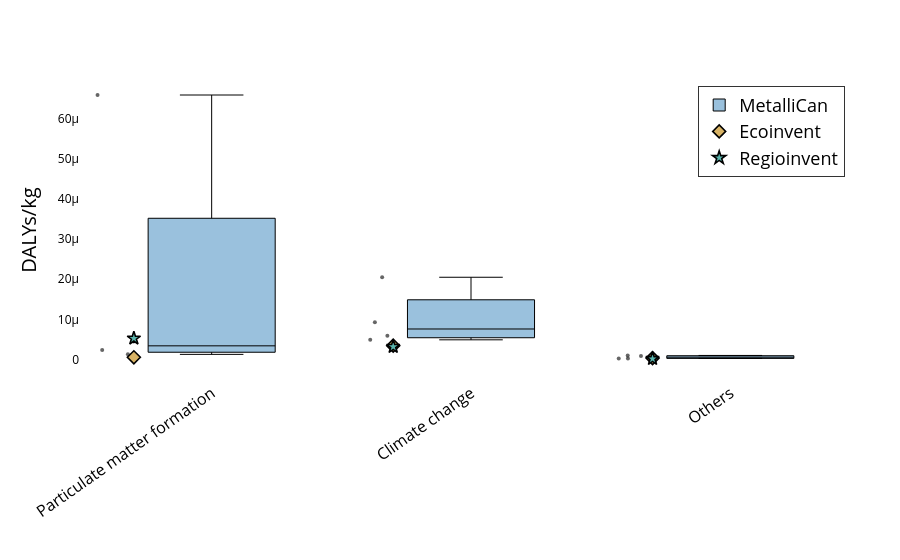

Notebook code cell kept with this figure:
### Code cell
plot_lcia_boxes_for_reference_product(
    df_hh,
    reference_product="Ni concentrate",
    yaxis_label="DALYs/kg",
    title="Human health – Ni concentrate",
    output_html="results/Damages/boxplot_hh_ni.html",
    output_image="results/Damages/boxplot_hh_ni",
    image_format="pdf",
)

### Figure 1 — Plotly figure (JSON) as saved in the notebook; plotly's stock layout.template omitted (floating-point values rounded to 4 significant figures)
{"data": [{"boxpoints": "all", "fillcolor": "rgba(31,119,180,0.45)", "hoverinfo": "text+y", "hovertext": ["Nunavik Nickel", "Nunavik Nickel", "Nunavik Nickel", "Raglan", "Raglan", "Raglan", "Thompson", "Thompson", "Thompson", "Voisey's Bay", "Voisey's Bay", "Voisey's Bay"], "jitter": 0.35, "line": {"color": "black", "width": 1}, "marker": {"opacity": 0.6, "size": 4}, "name": "MetalliCan", "x": [1, 2, 0, 1, 2, 0, 1, 2, 0, 1, 2, 0], "y": [4.876e-06, 2.342e-07, 1.244e-06, 9.248e-06, 2.364e-07, 2.305e-06, 5.912e-06, 9.708e-07, 4.442e-06, 2.05e-05, 8.317e-07, 6.602e-05], "type": "box"}, {"marker": {"color": "#d8b365", "line": {"color": "black", "width": 1.6}, "size": 10, "symbol": "diamond"}, "mode": "markers", "name": "Ecoinvent", "x": [0.7, 1.7, -0.3], "y": [3.415e-06, 3.065e-07, 5.117e-07], "type": "scatter"}, {"marker": {"color": "#5ab4ac", "line": {"color": "black", "width": 1.6}, "size": 10, "symbol": "star"}, "mode": "markers", "name": "Regioinvent", "x": [0.7, 1.7, -0.3], "y": [3.152e-06, 1.476e-07, 5.237e-06], "type": "scatter"}], "layout": {"xaxis": {"tickfont": {"size": 16, "color": "black"}, "tickmode": "array", "tickvals": [0, 1, 2], "ticktext": ["Particulate matter formation", "Climate change", "Others"], "tickangle": -35, "ticklabelposition": "outside", "automargin": true}, "yaxis": {"title": {"font": {"color": "black", "size": 20}, "text": "DALYs/kg"}, "tickfont": {"color": "black"}, "showgrid": false}, "margin": {"l": 80, "r": 40, "t": 80, "b": 180}, "legend": {"title": {"font": {"color": "black", "size": 24}, "text": ""}, "font": {"color": "black", "size": 18}, "orientation": "v", "yanchor": "top", "y": 0.98, "xanchor": "right", "x": 0.98, "bgcolor": "rgba(255,255,255,0.9)", "bordercolor": "black", "borderwidth": 0.8}, "plot_bgcolor": "white", "paper_bgcolor": "white"}}
